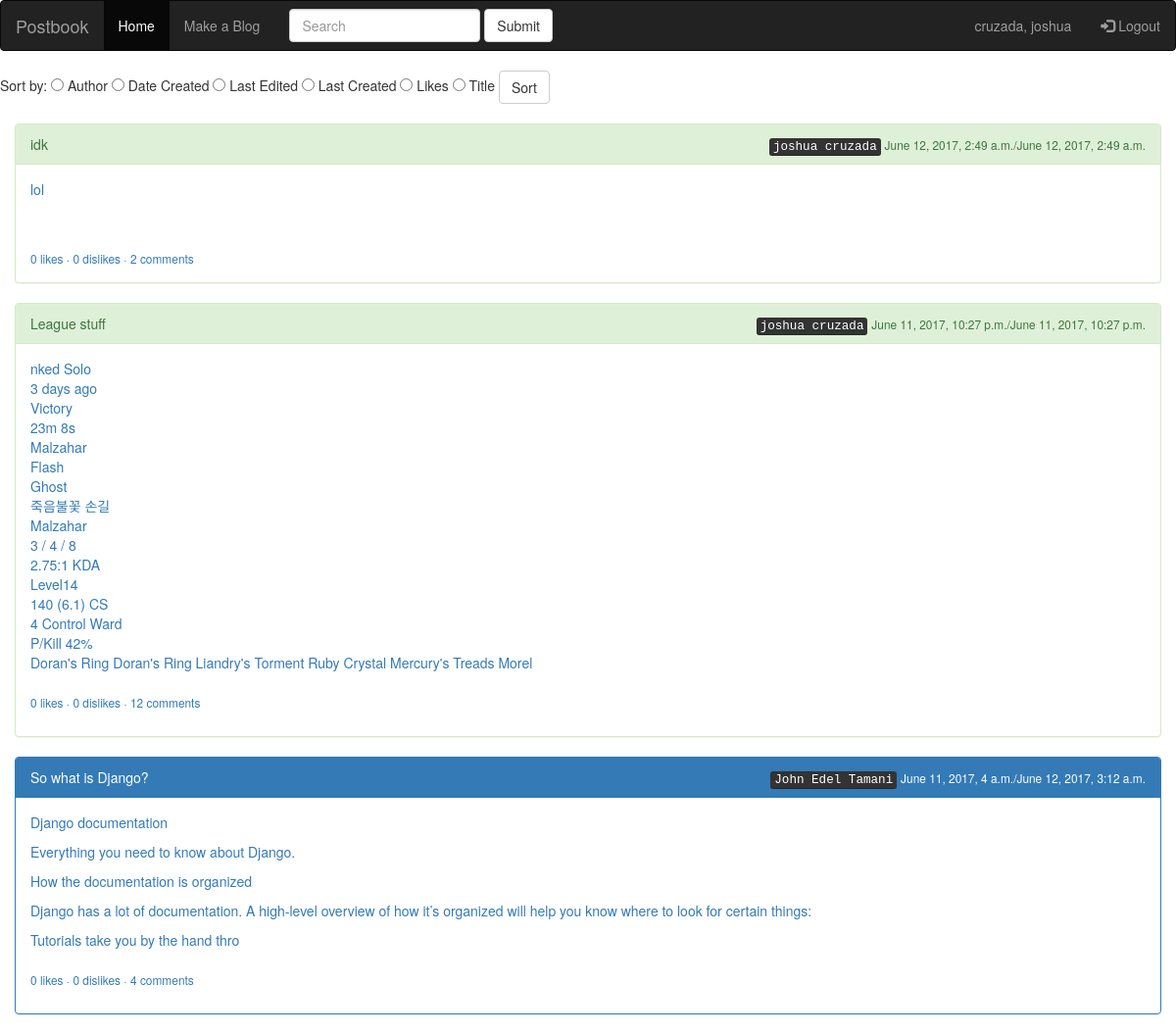
The app's page /blog/home (signed in), older data.
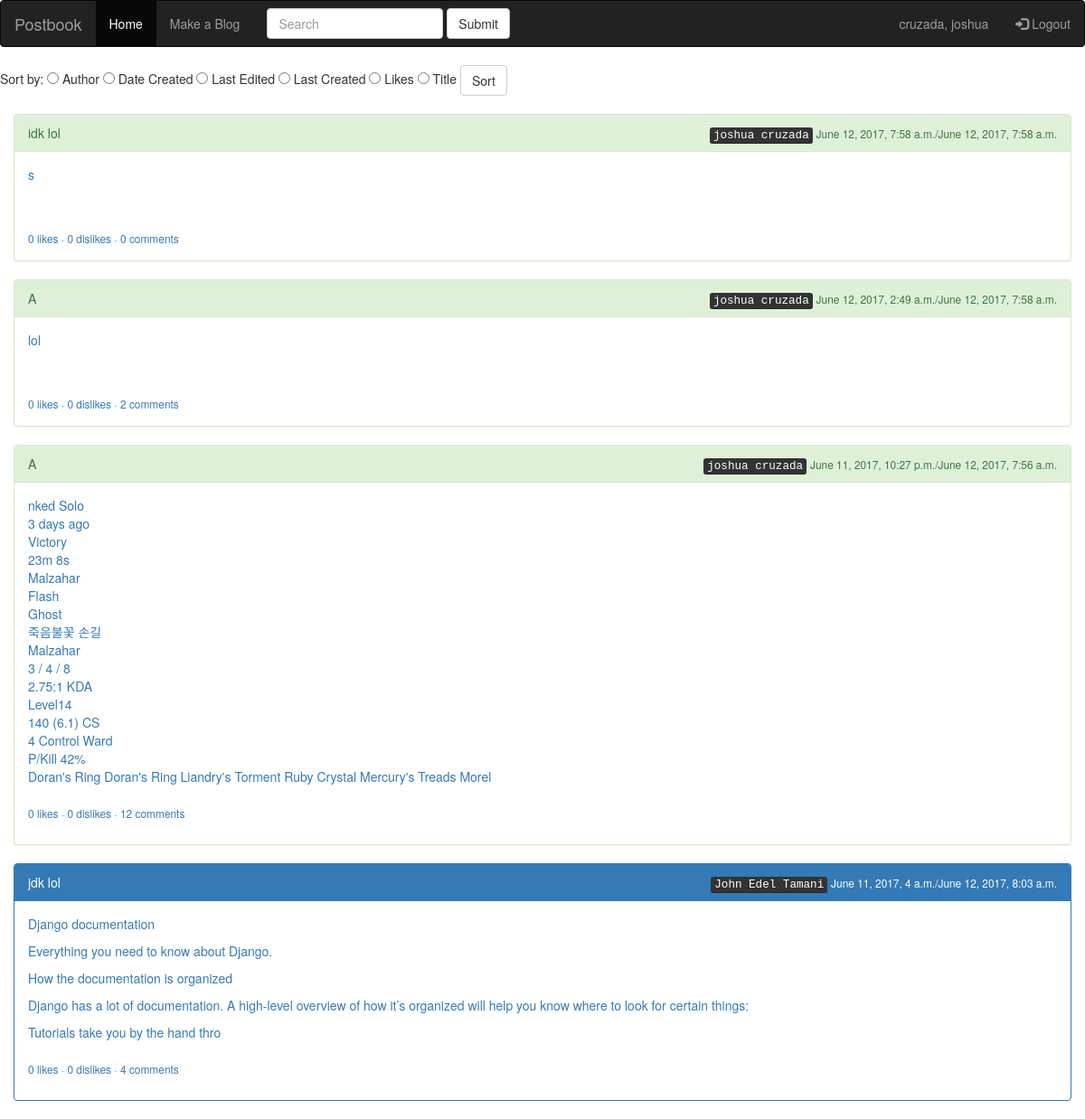
The same page, newer data.
### blog/models.py (models this page shows, shortened)
class Post(models.Model):
    author = models.ForeignKey(Author, on_delete = models.CASCADE)
    cdate = models.DateTimeField(editable=False)
    edate = models.DateTimeField()
    title = models.CharField(max_length = 100)
    content = models.TextField()

class Author(models.Model):
    first_name = models.CharField(max_length=100)
    last_name = models.CharField(max_length=100)
    password = models.CharField(max_length=100)
    username = models.CharField(max_length=100, primary_key= True)

### blog/views.py (the view)
# urls.py: url(r'home', views.Home, name = 'home'),
def Home(request):
    posts = None
    postsa = None
    postsb = None
    postsc = None
    reversed = True
    print(request.session['username'])
    if(request.method == "POST"):
        posts = request.session['search']
        try:
            request.session['search'] = request.POST['filter']
        except:
            None
        posts = Post.objects.all()
        postsa = posts.filter(title__icontains=request.session['search'])
        postsb = posts.filter(author__first_name__icontains=request.session['search'])
        postsd = posts.filter(author__last_name__icontains=request.session['search'])
        postsc = posts.filter(content__icontains=request.session['search'])
        posts = postsa | postsb | postsd | postsc
        postsort = []
        try:
            if (request.POST['author'] == 'author'):
                postsort.append('-author__first_name')
                postsort.append('-author__last_name')
                autho = True
        except:
            None
        try:
            if (request.POST['le'] == 'le'):
                postsort.append('edate')
        except:
            None
        try:
            if (request.POST['date'] == 'date'):
                postsort.append('-cdate')
        except:
            None
        try:
            if (request.POST['lc'] == 'lc'):
                postsort.append('cdate')
        except:
            None
        try:
            if (request.POST['title'] == 'title'):
                postsort.append('-title')
                print('beng')
        except:
            None
        try:
            if (request.POST['likes'] == 'likes'):
                postsort.append('likes')
                print('beng')
        except:
            None
        Post.objects.extra(select={'likes': 'SELECT COUNT(*) FROM POST WHERE POST.ID = BLOG.PPOST.ID'}, )
        posts = posts.order_by(*postsort)
    else:
        request.session['search'] = ''
        posts = Post.objects.all()
    nigahiga = [] #voting system
    for i in posts:
        nigahiga.append([i.id,Comments.objects.filter(Ppost = i),len(Votes.objects.filter(Ppost = i, pointer = True)),len(Votes.objects.filter(Ppost = i, pointer = False))])
    context = {
        'posts': posts,
        'user': Author.objects.get(username=request.session['username']),
        'reveresed': reversed,
        'comments': nigahiga,
    }
    return render(request, 'Posts.html', context)

### blog/templates/Posts.html (shortened to what this page needs)
{% extends 'base.html' %}
{% block homey %}<li class="active"><a href="/blog/home/">Home</a></li> {% endblock %}
{% block uname %}{{ user.last_name}}, {{ user.first_name }}{% endblock %}
{% block body %}
    <form action = "/blog/home" method = "POST">
    <div>
    Sort by:
      <input type="radio" name="author" value="author"> Author
      <input type="radio" name="date" value="date"> Date Created
        <input type="radio" name="le" value="le"> Last Edited
        <input type="radio" name="lc" value="lc"> Last Created
        <input type="radio" name="likes" value="likes"> Likes
        <input type="radio" name="title" value="title"> Title
        <button type="submit" class="btn btn-default" display:inline-block>Sort</button>
    </div>
    <br>
    </form>
    {% if posts %}
        {% if reveresed == True%}
            {%  for post in posts reversed %}
             <a href = "/blog/{{ post.id }}/">
                <div class = "col-md-12">
                        {% if user.username == post.author.username %}
                            <div class="panel panel-success">
                        {% else %}
                            <div class="panel panel-primary">
                        {% endif %}
                        <div class="panel-heading"> {{ post.title|slice:":50" }}
                            <span style = "float:right">
                                <kbd>{{ post.author.first_name }} {{ post.author.last_name }}</kbd> <small>{{ post.cdate }}/{{ post.edate }}</small>
                            </span>
                        </div>
                        <div class="panel-body">{{ post.content|linebreaks|slice:":300" }}<br><br> <small>
                            {% for x in comments %}
                                {% if x.0 == post.id %}
                                    {{ x.2 }}
                                {% endif %}
                            {% endfor %}
                            likes ·
                             {% for x in comments %}
                                {% if x.0 == post.id %}
                                    {{ x.3 }}
                                {% endif %}
                            {% endfor %}
                            dislikes ·
                            {% for x in comments %}
                                {% if x.0 == post.id %}
                                    {{ x.1|length }}
                                {% endif %}
                            {% endfor %}
                            comments</small></div>
                         </div>
                </div>
            </a>
            {% endfor %}
        {% endif %}
    {% else %}
        <header> There are no posts yet on this site, Be the first to try it now!</header>
    {% endif %}
{% endblock %}

Row changes from the older to the newer data that the page shows:
added Post: title "idk lol", author.first_name "joshua", author.last_name "cruzada", cdate "June 12, 2017, 7:58 a.m.", edate "June 12, 2017, 7:58 a.m.", content "s", x "0", x "0", x "0"
changed Post "lol": title "idk" → "A"; edate "June 12, 2017, 2:49 a.m." → "June 12, 2017, 7:58 a.m."
changed Post: title "League stuff" → "A"; edate "June 11, 2017, 10:27 p.m." → "June 12, 2017, 7:56 a.m."
changed Post "John Edel": title "So what is Django?" → "jdk lol"; edate "June 12, 2017, 3:12 a.m." → "June 12, 2017, 8:03 a.m."
